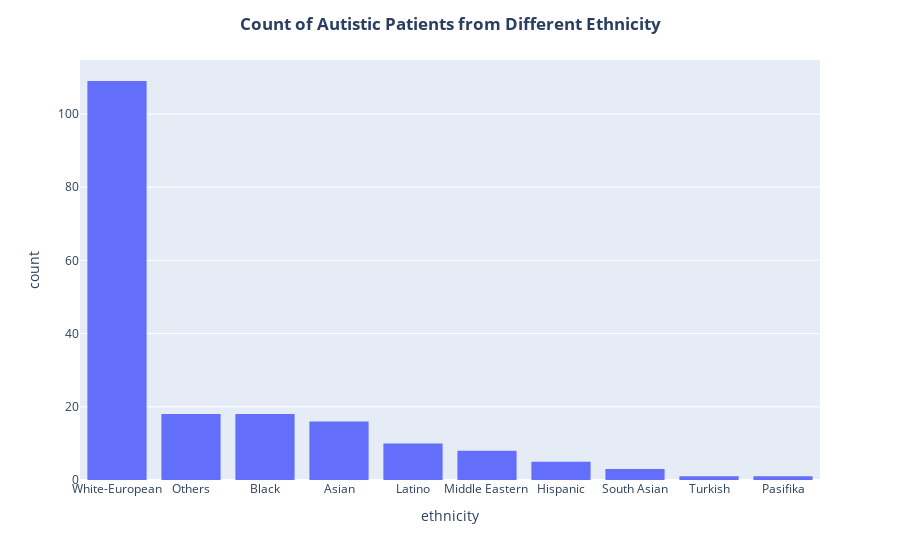

This figure's notebook cell:
### Code cell
# Count of Autistic Patients from Different Ethnicity
filtered_df = df[df['Class/ASD'] == "YES"]

# Create a histogram
fig = px.histogram(filtered_df, x='ethnicity')

# Update layout to center the title and set the category order
fig.update_layout(
    title_text='<b>Count of Autistic Patients from Different Ethnicity</b>',
    title_x=0.5,
    xaxis=dict(categoryorder='total descending')
)

# Show the plot
fig.show()

### Figure 1 — Plotly figure (JSON) as saved in the notebook; plotly's stock layout.template omitted (floating-point values rounded to 4 significant figures; data arrays with more than 128 entries replaced by an {"elided": "..."} marker saying what was removed)
{"data": [{"alignmentgroup": "True", "bingroup": "x", "hovertemplate": "ethnicity=%{x}<br>count=%{y}<extra></extra>", "legendgroup": "", "marker": {"color": "#636efa", "pattern": {"shape": ""}}, "name": "", "offsetgroup": "", "orientation": "v", "showlegend": false, "type": "histogram", "x": {"elided": "189 str values"}, "xaxis": "x", "yaxis": "y"}], "layout": {"barmode": "relative", "legend": {"tracegroupgap": 0}, "margin": {"t": 60}, "title": {"text": "<b>Count of Autistic Patients from Different Ethnicity</b>", "x": 0.5}, "xaxis": {"anchor": "y", "categoryorder": "total descending", "domain": [0, 1], "title": {"text": "ethnicity"}}, "yaxis": {"anchor": "x", "domain": [0, 1], "title": {"text": "count"}}}}
